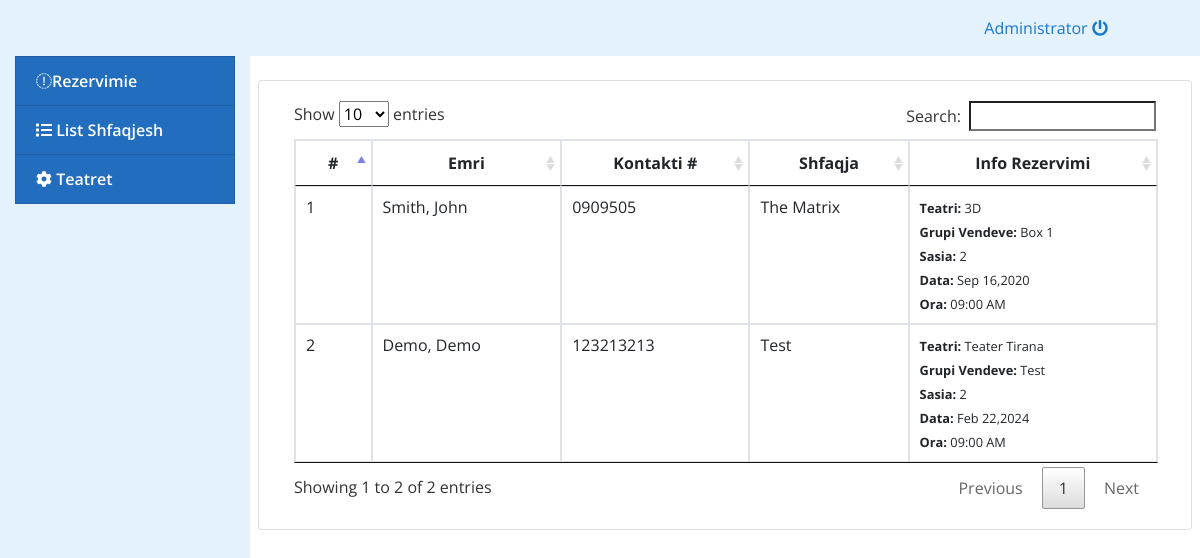
/admin/index.php (signed in), run on the app's committed database.
### tables this page shows
CREATE TABLE `books` (
  `id` int(30) NOT NULL,
  `movie_id` int(30) NOT NULL,
  `ts_id` int(30) NOT NULL,
  `lastname` varchar(100) NOT NULL,
  `firstname` varchar(100) NOT NULL,
  `contact_no` varchar(15) NOT NULL,
  `qty` int(11) NOT NULL,
  `date` date NOT NULL,
  `time` time NOT NULL
);

CREATE TABLE `movies` (
  `id` int(30) NOT NULL,
  `title` text NOT NULL,
  `cover_img` text NOT NULL,
  `description` text NOT NULL,
  `duration` float NOT NULL,
  `date_showing` date NOT NULL,
  `end_date` date NOT NULL,
  `trailer_yt_link` text NOT NULL
);

CREATE TABLE `theater` (
  `id` int(30) NOT NULL,
  `name` text NOT NULL
);

CREATE TABLE `theater_settings` (
  `id` int(30) NOT NULL,
  `theater_id` int(30) NOT NULL,
  `seat_group` varchar(250) NOT NULL,
  `seat_count` int(11) NOT NULL DEFAULT 0
);

### admin/book.php (the view, shortened to what this page needs)
<?php include ('db_connect.php') ?>
<div class="container-fluid">
	<div class="row">
		<div class="card col-md-12 mt-3">
			<div class="card-body">
				<table class="table table-bordered">
					<thead>
						<tr>
							<th class="text-center">#</th>
							<th class="text-center">Emri</th>
							<th class="text-center">Kontakti #</th>
							<th class="text-center">Shfaqja</th>
							<th class="text-center">Info Rezervimi</th>
						</tr>
					</thead>
					<tbody>
						<?php
						$i = 1;
						$movie = $conn->query("SELECT b.*,m.title,ts.seat_group,t.name as theater FROM books b inner join movies m on b.movie_id = m.id inner join theater_settings ts on ts.id = b.ts_id inner join theater t on t.id = ts.theater_id  ");
						while($row=$movie->fetch_assoc()){
						 ?>
						 <tr>
						 	<td><?php echo $i++ ?></td>
						 	<td><?php echo ucwords($row['lastname'].', '.$row['firstname']) ?></td>
						 	<td><?php echo $row['contact_no'] ?></td>
						 	<td><?php echo $row['title'] ?></td>
						 	<td>
						 		<p><small><b>Teatri:</b> <?php echo $row['theater'] ?></small></p>
						 		<p><small><b>Grupi Vendeve:</b> <?php echo $row['seat_group'] ?></small></p>
						 		<p><small><b>Sasia:</b> <?php echo $row['qty'] ?></small></p>
						 		<p><small><b>Data:</b> <?php echo date("M d,Y",strtotime($row['date'])) ?></small></p>
						 		<p><small><b>Ora:</b> <?php echo date("h:i A",strtotime($row['time'])) ?></small></p>
						 	</td>
						 </tr>
						<?php } ?>
					</tbody>
				</table>
			</div>
		</div>
	</div>
</div>

### admin/index.php (shortened to what this page needs)
<!DOCTYPE html>
<html lang="en">
<head>
<?php
 include('./header.php');
 ?>
</head>
<body>
	<?php include 'topbar.php' ?>
	<?php include 'navbar.php' ?>
  <main id="view-panel" >
      <?php $page = isset($_GET['page']) ? $_GET['page'] :'book'; ?>
  	<?php include $page.'.php' ?>
  </main>
</body>
</html>

### admin/header.php (shortened to what this page needs)
  <link rel="stylesheet" href="assets/font-awesome/css/all.min.css">
<link href="assets/vendor/bootstrap/css/bootstrap.min.css" rel="stylesheet">
<link href="assets/vendor/icofont/icofont.min.css" rel="stylesheet">
<link href="assets/vendor/boxicons/css/boxicons.min.css" rel="stylesheet">
<link href="assets/vendor/venobox/venobox.css" rel="stylesheet">
<link href="assets/vendor/animate.css/animate.min.css" rel="stylesheet">
<link href="assets/vendor/remixicon/remixicon.css" rel="stylesheet">
<link href="assets/vendor/owl.carousel/assets/owl.carousel.min.css" rel="stylesheet">
<link href="assets/vendor/bootstrap-datepicker/css/bootstrap-datepicker.min.css" rel="stylesheet">
<link href="assets/DataTables/datatables.min.css" rel="stylesheet">
<link href="assets/css/style.css" rel="stylesheet">
<link type="text/css" rel="stylesheet" href="assets/css/jquery-te-1.4.0.css">

### admin/topbar.php
<nav class="navbar navbar-light fixed-top " style="background-color: #e3f2fd;">
  <div class="container-fluid mt-2 mb-2">
  	<div class="col-lg-12">
	  	<div class="col-md-2 float-right">
	  		<a href="ajax.php?action=logout"><?php echo $_SESSION['login_name'] ?> <i class="fa fa-power-off"></i></a>
	    </div>
    </div>
  </div>
</nav>

### admin/navbar.php (shortened to what this page needs)
<nav id="sidebar" class='mx-lt-5 bg-light' style="background-color: #e3f2fd !important;">
	<div class="container-fluid">
		<div class="sidebar-list">
				<a href="index.php?page=book" class="nav-item nav-book"><span class='icon-field'><i class="fa fa-ticket"></i></span>Rezervimie</a>
				<a href="index.php?page=movielist" class="nav-item nav-movielist"><span class='icon-field'><i class="fa fa-list"></i></span> List Shfaqjesh</a>
				<a href="index.php?page=theater_settings" class="nav-item nav-theater_settings"><span class='icon-field'><i class="fa fa-cog"></i></span> Teatret</a>
		</div>
	</div>
</nav>

### admin/assets/css/style.css (style rules this page uses)
body { font-family: "Open Sans", sans-serif; color: #444444; width: 100%; height: calc(100%); }
a { color: #1977cc; }
nav#sidebar { height: calc(100%); position: fixed; z-index: 99; left: 0; width: 250px; }
a.nav-item { position: relative; display: block; padding: .75rem 1.25rem; margin-bottom: -1px; border: 1px solid rgba(0,0,0,.125); background-color: #226dbd; color: #ffffff; font-weight: 600; }
main#view-panel { margin-left: 250px; width:calc(100% - 250px); margin-top: 3.5rem; padding: .5em }

### admin/book.php (style rules this page uses)
td p { margin: 0 }

### data on the page
books: lastname+firstname "Smith, John", contact_no "0909505", movie.title "The Matrix", theater.name "3D", theater_settings.seat_group "Box 1", qty "2", date "Sep 16,2020", time "09:00 AM"
books: lastname+firstname "Demo, Demo", contact_no "123213213", movie.title "Test", theater.name "Teater Tirana", theater_settings.seat_group "Test", qty "2", date "Feb 22,2024", time "09:00 AM"

### other printed values
$_SESSION['login_name'] "Administrator"
